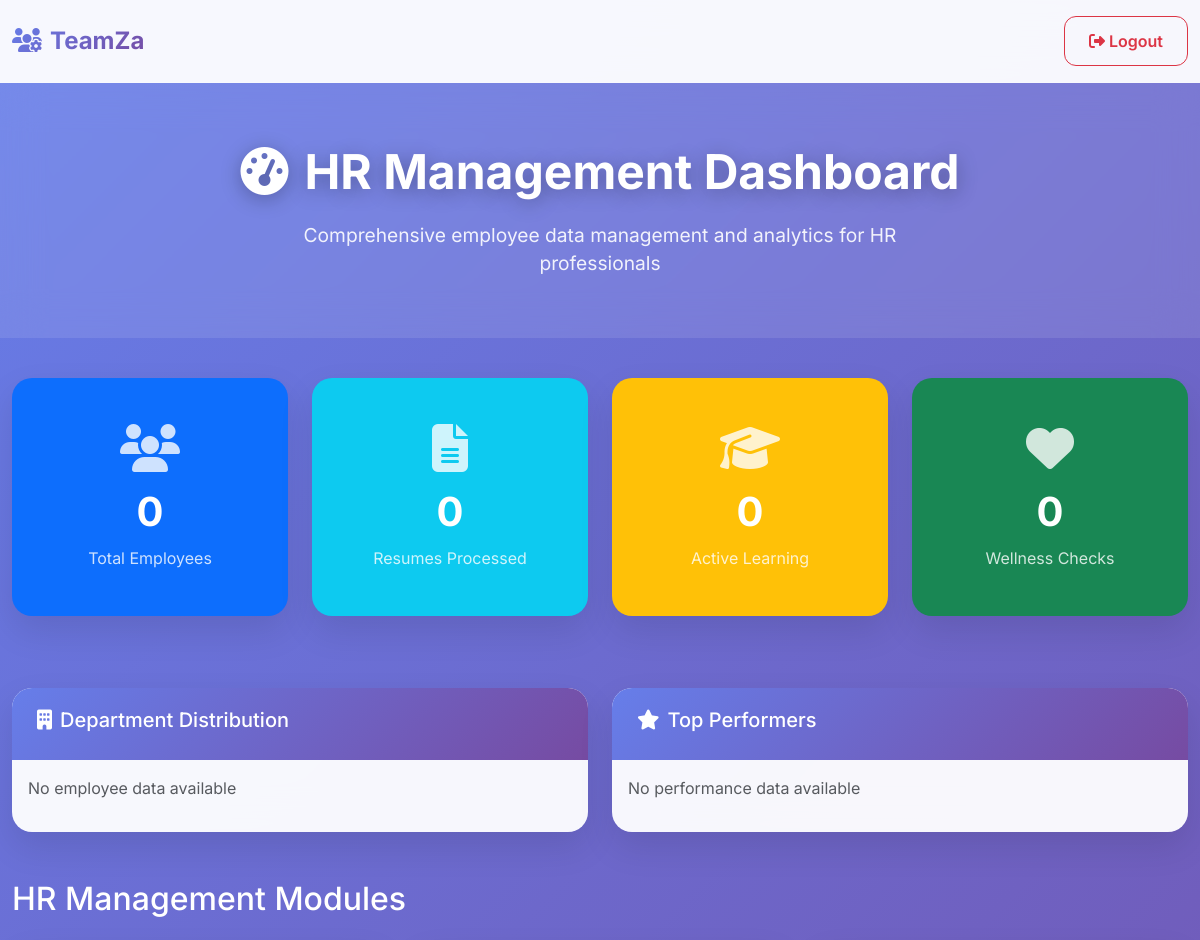
Page /dashboard (upper part) on the earlier database version.
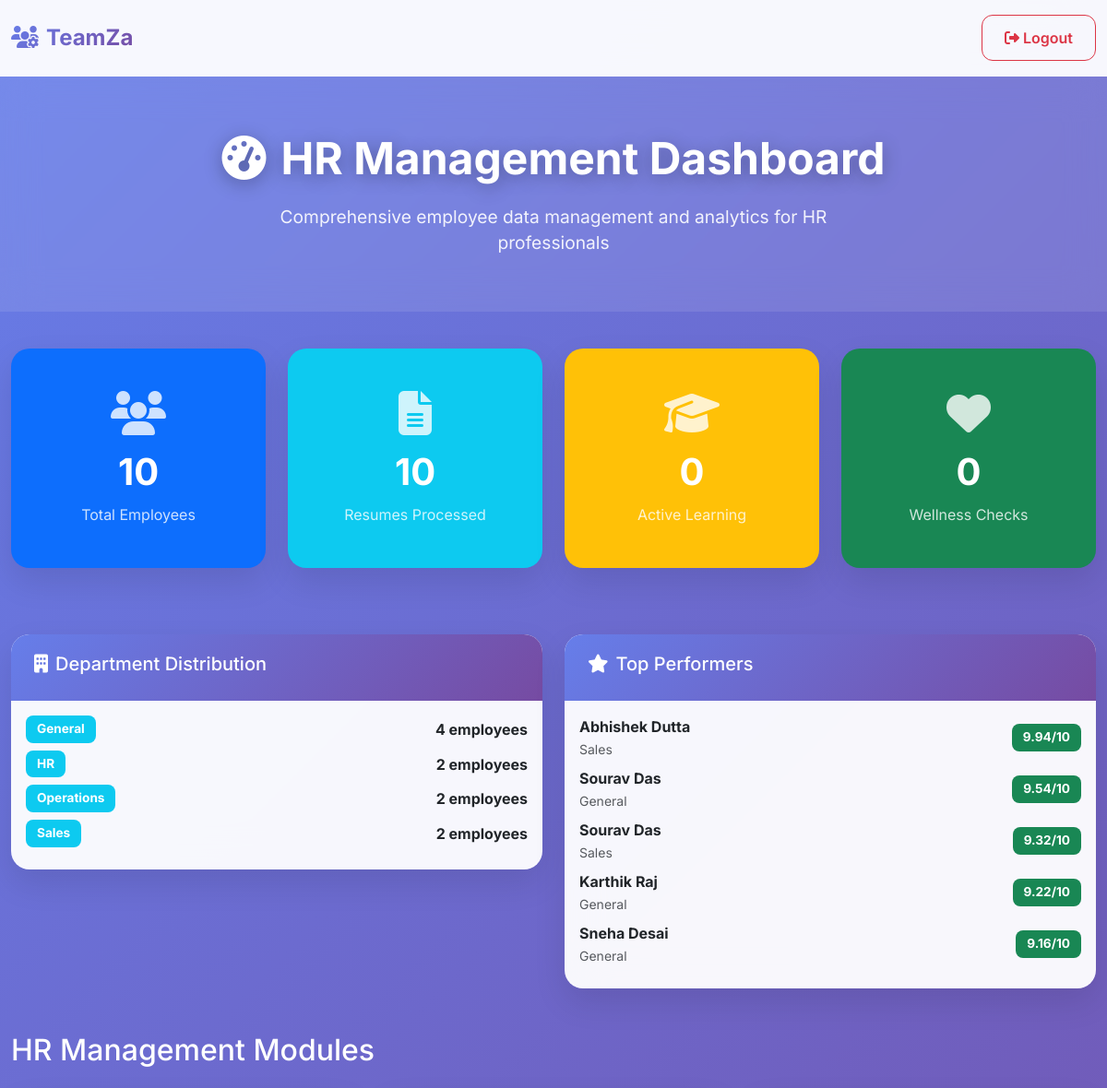
Same page on the later database version.
### models.py (models this page shows, shortened)
class Employee(db.Model):
    id = db.Column(db.Integer, primary_key=True)
    name = db.Column(db.String(100), nullable=False)
    email = db.Column(db.String(120), unique=True, nullable=False)
    department = db.Column(db.String(50), nullable=False)
    position = db.Column(db.String(100), nullable=False)
    hire_date = db.Column(db.Date, nullable=False)
    current_salary = db.Column(db.Float, default=0.0)
    performance_score = db.Column(db.Float, default=0.0)
    skills = db.Column(Text)  # JSON string of skills
    gender = db.Column(db.String(20))
    region = db.Column(db.String(50))
    age = db.Column(db.Integer)
    experience_years = db.Column(db.Integer)
    manager_rating = db.Column(db.Float)
    last_hike_date = db.Column(db.Date)
    last_promotion_date = db.Column(db.Date)
    skill_gaps = db.Column(db.String(500))
    status = db.Column(db.String(20), default='active')  # active, inactive, terminated
    created_at = db.Column(db.DateTime, default=datetime.utcnow)

### routes.py (the view)
@app.route('/dashboard')
def dashboard():
    total_employees = Employee.query.count()
    total_resumes = Resume.query.count()
    active_learning = LearningProgress.query.filter_by(completed=False).count()
    recent_wellness = WellnessCheck.query.order_by(WellnessCheck.check_date.desc()).limit(5).all()
    dept_stats = db.session.query(Employee.department, db.func.count(Employee.id)).group_by(Employee.department).all()
    recent_reviews = PerformanceReview.query.order_by(PerformanceReview.created_at.desc()).limit(5).all()
    top_performers = Employee.query.filter(Employee.performance_score >= 8.0).order_by(Employee.performance_score.desc()).limit(5).all()
    return render_template('index.html',
                         total_employees=total_employees,
                         total_resumes=total_resumes,
                         active_learning=active_learning,
                         recent_wellness=recent_wellness,
                         dept_stats=dept_stats,
                         recent_reviews=recent_reviews,
                         top_performers=top_performers)

### templates/index.html (shortened to what the changed rows need)
<!DOCTYPE html>
<html lang="en">
<head>
    <link href="https://cdn.jsdelivr.net/npm/bootstrap@5.3.0/dist/css/bootstrap.min.css" rel="stylesheet">
    <link rel="stylesheet" href="https://cdnjs.cloudflare.com/ajax/libs/font-awesome/6.4.0/css/all.min.css">
</head>
<body>
    <div class="page-header fade-in">
        <div class="container">
            <h1><i class="fas fa-tachometer-alt me-3"></i>HR Management Dashboard</h1>
        </div>
    </div>
    <div class="container">
        <div class="row mb-5">
            <div class="col-lg-3 col-md-6 mb-4">
                <div class="card bg-primary fade-in dashboard-stat" style="animation-delay: 0.1s;">
                    <div class="card-body">
                        <i class="fas fa-users fa-3x mb-3"></i>
                        <h3>{{ total_employees }}</h3>
                        <p>Total Employees</p>
                    </div>
                </div>
            </div>
            <div class="col-lg-3 col-md-6 mb-4">
                <div class="card bg-info fade-in dashboard-stat" style="animation-delay: 0.2s;">
                    <div class="card-body">
                        <i class="fas fa-file-alt fa-3x mb-3"></i>
                        <h3>{{ total_resumes }}</h3>
                        <p>Resumes Processed</p>
                    </div>
                </div>
            </div>
        </div>
        <div class="row mb-5">
            <div class="col-md-6">
                <div class="card">
                    <div class="card-body">
                        {% if dept_stats %}
                            {% for dept, count in dept_stats %}
                            <div class="d-flex justify-content-between align-items-center mb-2">
                                <span class="badge bg-info">{{ dept }}</span>
                                <strong>{{ count }} employees</strong>
                            </div>
                            {% endfor %}
                        {% else %}
                            <p class="text-muted">No employee data available</p>
                        {% endif %}
                    </div>
                </div>
            </div>
            <div class="col-md-6">
                <div class="card">
                    <div class="card-body">
                        {% if top_performers %}
                            {% for employee in top_performers %}
                            <div class="d-flex justify-content-between align-items-center mb-2">
                                <div>
                                    <strong>{{ employee.name }}</strong><br>
                                    <small class="text-muted">{{ employee.department }}</small>
                                </div>
                                <span class="badge bg-success">{{ employee.performance_score }}/10</span>
                            </div>
                            {% endfor %}
                        {% else %}
                            <p class="text-muted">No performance data available</p>
                        {% endif %}
                    </div>
                </div>
            </div>
        </div>
        <div class="row">
            <div class="col-12">
                <h2 class="mb-4 text-white">HR Management Modules</h2>
            </div>
        </div>
    </div>
</body>
</html>

Differences in the rows shown:
added Employee: name "Abhishek Dutta", department "Sales", performance_score "9.94"
added Employee: name "Sourav Das", department "General", performance_score "9.54"
added Employee: name "Sourav Das", department "Sales", performance_score "9.32"
added Employee: name "Karthik Raj", department "General", performance_score "9.22"
added Employee: name "Sneha Desai", department "General", performance_score "9.16"
Other differences:
{{ total_employees }}: "0" → "10"
{{ total_resumes }}: "0" → "10"
new list line: "General 4 employees"
new list line: "HR 2 employees"
new list line: "Operations 2 employees"
new list line: "Sales 2 employees"
text no longer shown: "No employee data available No performance data available"
